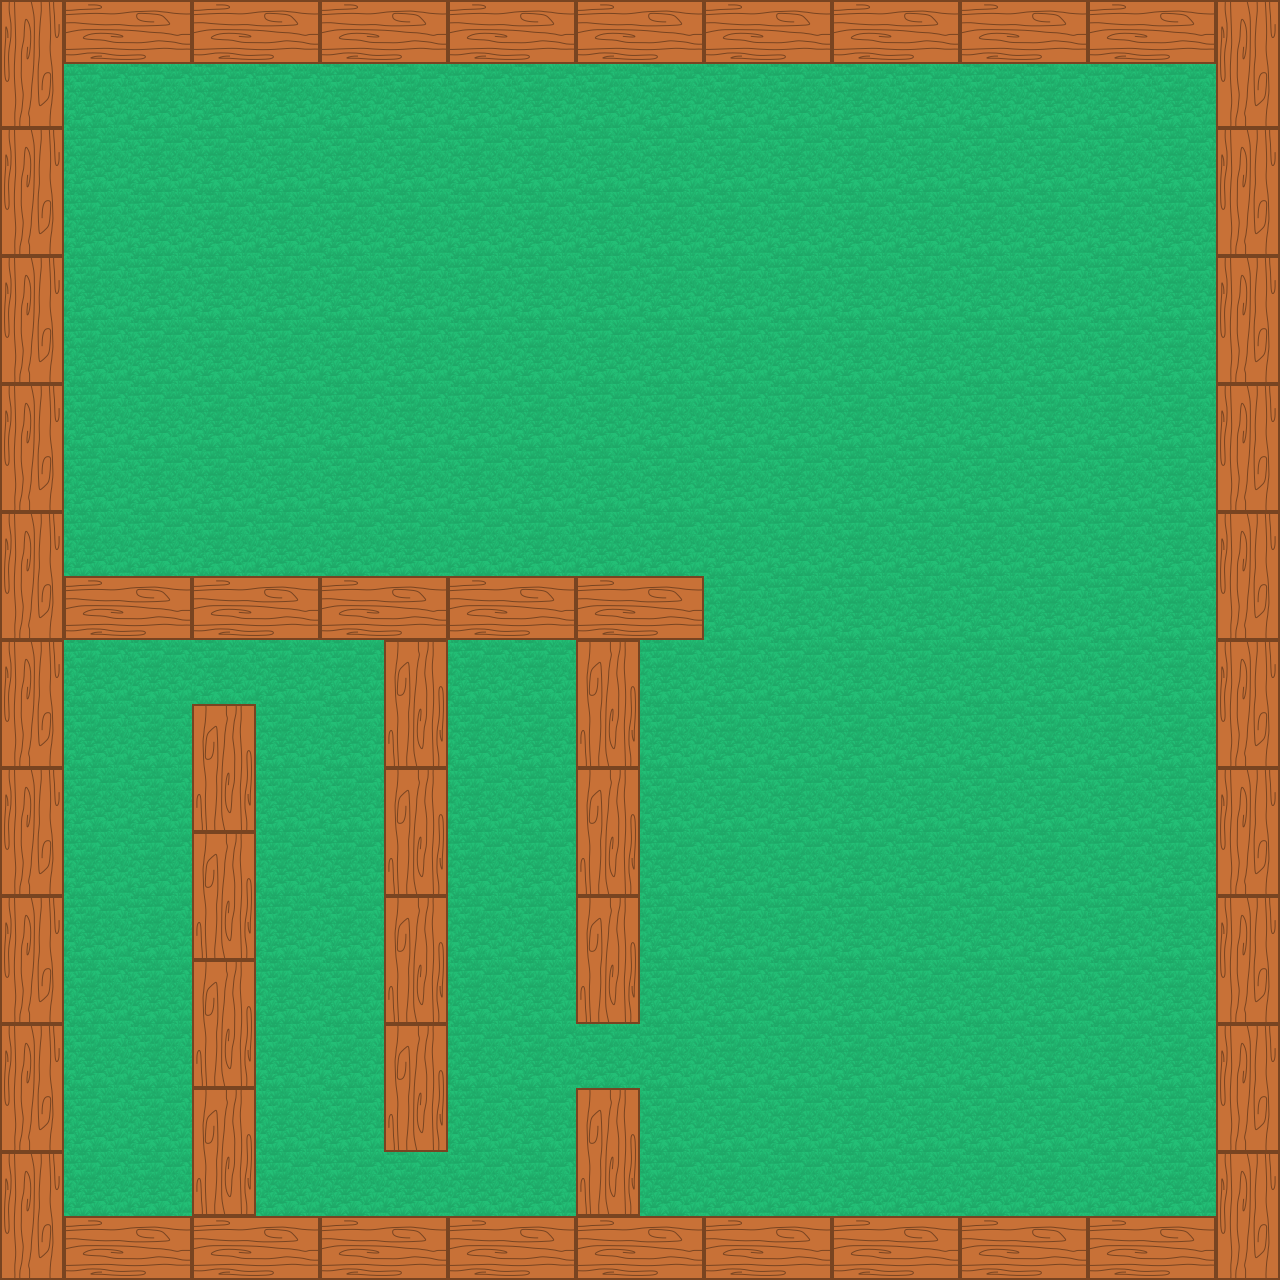

Rendered tile map (Tiled .tmx) drawn with the repository's tilesets; below, a short description and the map source with its tile grids summarised:
An orthogonal 20x20 tile map with 64x64 px tiles, 2 tile layers (background, wall), 2 tilesets.

<map version="1.5" tiledversion="1.6.0" orientation="orthogonal" renderorder="right-down" width="20" height="20" tilewidth="64" tileheight="64" infinite="0" nextlayerid="3" nextobjectid="1">
 <tileset firstgid="1" name="wood" tilewidth="64" tileheight="64" tilecount="2" columns="1">
  <image source="assets/wood.png" width="64" height="128" />
 </tileset>
 <tileset firstgid="3" name="grass" tilewidth="64" tileheight="64" tilecount="1" columns="1">
  <image source="assets/grass.png" width="64" height="64" />
 </tileset>
 <layer id="1" name="background" width="20" height="20">
  <data>[400 cells, 400 non-empty, 1 distinct tile ids]</data>
 </layer>
 <layer id="2" name="wall" width="20" height="20">
  <data>[400 cells, 110 non-empty, 2 distinct tile ids]</data>
 </layer>
</map>
